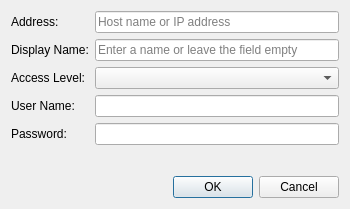
<?xml version="1.0" encoding="UTF-8"?>
<ui version="4.0">
 <class>RouterDialog</class>
 <widget class="QDialog" name="RouterDialog">
  <property name="geometry">
   <rect>
    <x>0</x>
    <y>0</y>
    <width>350</width>
    <height>209</height>
   </rect>
  </property>
  <property name="windowTitle">
   <string>Router</string>
  </property>
  <property name="modal">
   <bool>true</bool>
  </property>
  <layout class="QVBoxLayout" name="verticalLayout">
   <item>
    <layout class="QFormLayout" name="formLayout">
     <item row="0" column="0">
      <widget class="QLabel" name="label_address">
       <property name="text">
        <string>Address:</string>
       </property>
      </widget>
     </item>
     <item row="0" column="1">
      <widget class="QLineEdit" name="edit_address">
       <property name="maxLength">
        <number>64</number>
       </property>
       <property name="placeholderText">
        <string>Host name or IP address</string>
       </property>
      </widget>
     </item>
     <item row="1" column="0">
      <widget class="QLabel" name="label_name">
       <property name="text">
        <string>Display Name:</string>
       </property>
      </widget>
     </item>
     <item row="1" column="1">
      <widget class="QLineEdit" name="edit_name">
       <property name="maxLength">
        <number>64</number>
       </property>
       <property name="placeholderText">
        <string>Enter a name or leave the field empty</string>
       </property>
      </widget>
     </item>
     <item row="2" column="0">
      <widget class="QLabel" name="label_session_type">
       <property name="text">
        <string>Access Level:</string>
       </property>
      </widget>
     </item>
     <item row="2" column="1">
      <widget class="QComboBox" name="combo_session_type"/>
     </item>
     <item row="3" column="0">
      <widget class="QLabel" name="label_username">
       <property name="text">
        <string>User Name:</string>
       </property>
      </widget>
     </item>
     <item row="3" column="1">
      <widget class="QLineEdit" name="edit_username">
       <property name="maxLength">
        <number>64</number>
       </property>
      </widget>
     </item>
     <item row="4" column="0">
      <widget class="QLabel" name="label_password">
       <property name="text">
        <string>Password:</string>
       </property>
      </widget>
     </item>
     <item row="4" column="1">
      <widget class="PasswordEdit" name="edit_password">
       <property name="maxLength">
        <number>64</number>
       </property>
      </widget>
     </item>
    </layout>
   </item>
   <item>
    <spacer name="verticalSpacer">
     <property name="orientation">
      <enum>Qt::Orientation::Vertical</enum>
     </property>
     <property name="sizeHint" stdset="0">
      <size>
       <width>20</width>
       <height>0</height>
      </size>
     </property>
    </spacer>
   </item>
   <item>
    <widget class="DialogButtonBox" name="buttonbox">
     <property name="standardButtons">
      <set>QDialogButtonBox::StandardButton::Cancel|QDialogButtonBox::StandardButton::Ok</set>
     </property>
    </widget>
   </item>
  </layout>
 </widget>
 <customwidgets>
  <customwidget>
   <class>DialogButtonBox</class>
   <extends>QDialogButtonBox</extends>
   <header>common/desktop/dialog_button_box.h</header>
  </customwidget>
  <customwidget>
   <class>PasswordEdit</class>
   <extends>QLineEdit</extends>
   <header>common/desktop/password_edit.h</header>
  </customwidget>
 </customwidgets>
 <resources/>
 <connections/>
</ui>
